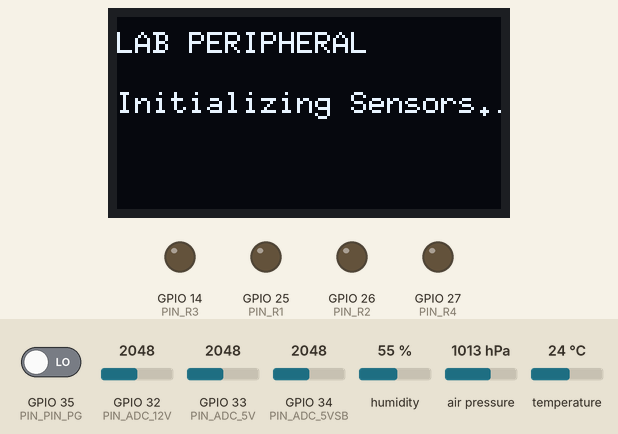
Simulated run of this sketch. Board: ESP32. Shown: 128×64 one-colour display, output pins drawn as LEDs (lit = HIGH). Inputs (shaded band) come from the test bench; at power-on: GPIO 35 (PIN_PIN_PG) LOW, humidity 55 %, GPIO 32 (PIN_ADC_12V) = 2048, GPIO 33 (PIN_ADC_5V) = 2048, GPIO 34 (PIN_ADC_5VSB) = 2048, air pressure 1013 hPa, temperature 24 °C (analog values on the 0–4095 scale). WiFi joins after 1.5 s; servers stay silent unless stated; no MQTT or app messages arrive unless stated.

Above: at 0.06 s.
2.8 s: GPIO 35 (PIN_PIN_PG) driven HIGH
At 4.0 s:
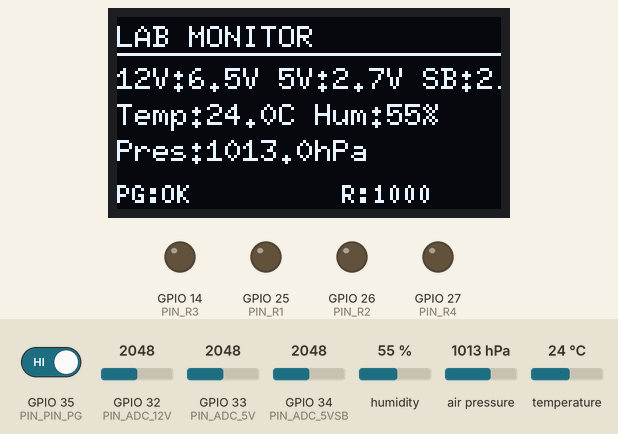
4.7 s: humidity set to 22 %
At 5.6 s:
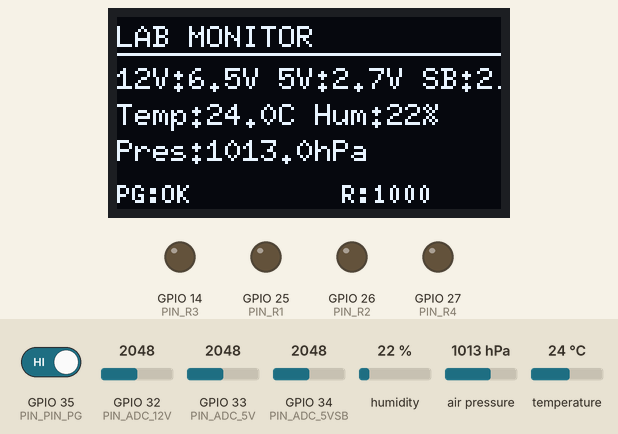
6.7 s: GPIO 32 (PIN_ADC_12V) set to 2866
At 8.4 s:
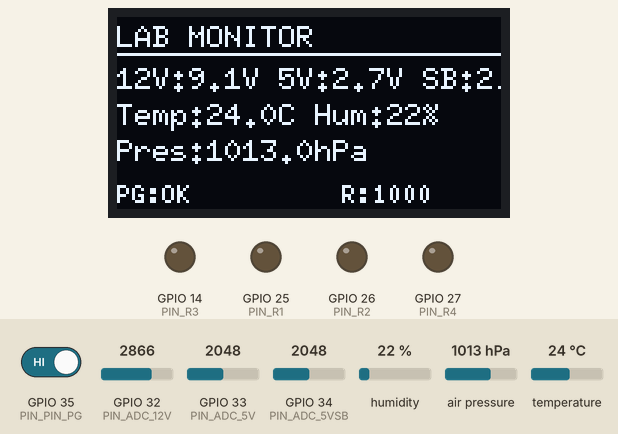
8.7 s: GPIO 33 (PIN_ADC_5V) set to 2866
At 9.9 s:
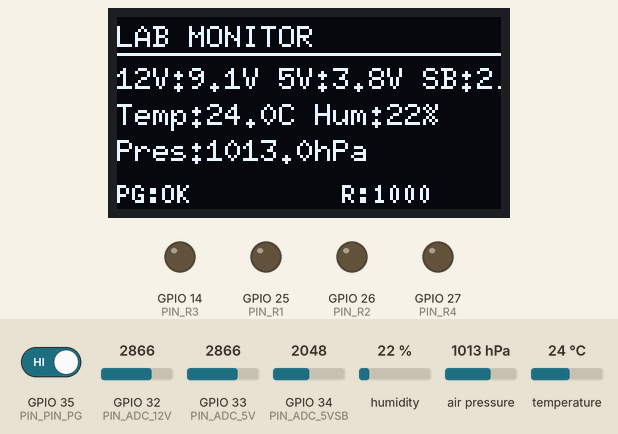
10.7 s: GPIO 34 (PIN_ADC_5VSB) set to 2866
12.7 s: air pressure set to 952 hPa
At 14.3 s:
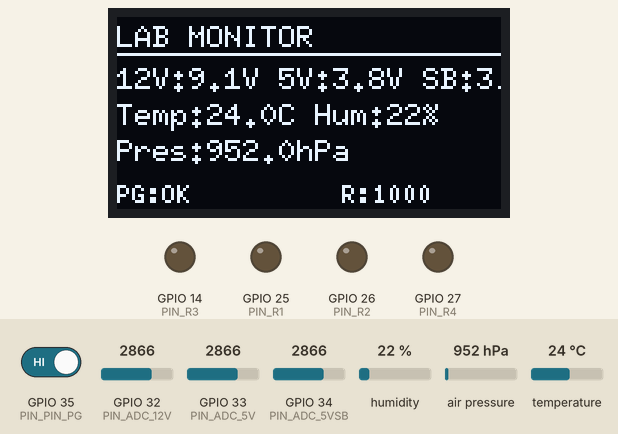
Timing chart, 0 to 15.7 s (numbered marks = the images above; inputs shaded):
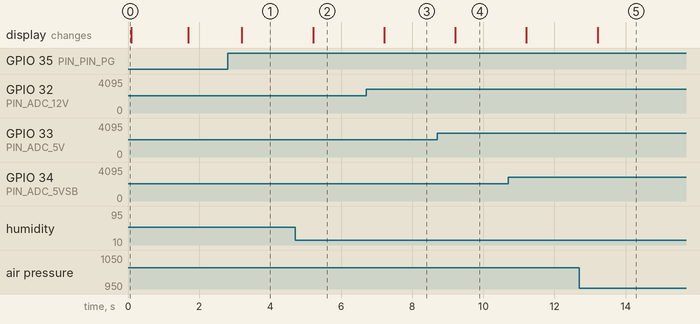

The sketch:

esp32_firmware.ino
```cpp
#include <WiFi.h>
#include <PubSubClient.h>
#include <U8g2lib.h>
#include <Wire.h>
#include <Adafruit_BMP280.h>
#include <Adafruit_AHTX0.h>
#include <ArduinoJson.h> // Dynamic JSON handling library
#include <ArduinoOTA.h>

// Network & MQTT config
const char* ssid         = "wifi-ssid";
const char* password     = "password";
const char* mqtt_server  = "server-ip";
const int mqtt_port      = 1883; // default

// MQTT Topic
const char* topic_telemetry = "lab/psu/1/telemetry";
const char* topic_status    = "lab/psu/1/status";
const char* topic_control   = "lab/control/1/#"; // Scoped to PSU ID 1

// --- Pin Definition (Relays) -> control relays by digital ouptut ---
#define PIN_R1 25 // main lamp
#define PIN_R2 26 // led at my desk
#define PIN_R3 14 // led at my rack
#define PIN_R4 27 // fan.. i guess?

// Voltage meter
#define PIN_ADC_12V     32
#define PIN_ADC_5V      33
#define PIN_ADC_5VSB    34
#define PIN_PIN_PG      35 // psu status (power good) -> digital read

// --- Initialize Sensor & Display ---
U8G2_SH1106_128X64_NONAME_F_HW_I2C u8g2(U8G2_R0, U8X8_PIN_NONE);
Adafruit_BMP280 bmp;
Adafruit_AHTX0 aht;

WiFiClient espClient;
PubSubClient client(espClient);

// --- Timing variable (Millis) ---
unsigned long lastTelemetryTime = 0;
unsigned long lastStatusTime    = 0;
const long telemetryInterval    = 500;  // 500ms for telemetry, Sensor, & OLED
const long statusInterval       = 1000; // 1s for actuator

// --- Data variables ---
float v12 = 0.0, v5 = 0.0, v5sb = 0.0;
float v12err = 1.0, v5err = 1.0, v5sberr = 1.0; // voltage measurements correction factor
bool pg_status = false;
float temperature = NAN, humidity = NAN, pressure = NAN;
bool ahtReady = false, bmpReady = false;

float readVoltage(int pin, float r1, float r2, float calibrationFactor) {
  int adcVal = analogRead(pin);

  // 4095.0 for ADC 12-bit ESP32
  float vOut = (adcVal * 3.3) / 4095.0;
  float rawVoltage = vOut * ((r1 + r2) / r2);
  return rawVoltage * calibrationFactor;
}

void setup_wifi() {
  delay(10);
  WiFi.begin(ssid, password);
  while (WiFi.status() != WL_CONNECTED) {
    delay(500);
  }
}

// mqtt callback or process incoming data
void callback(char* topic, byte* payload, unsigned int length) {
  String message;
  for (int i = 0; i < length; i++) { message += (char)payload[i]; }

  String strTopic = String(topic);

  if (strTopic.endsWith("R1")) {
    if (message == "1")  digitalWrite(PIN_R1, LOW); // active low for relay that on if signal input is low
    if (message == "0") digitalWrite(PIN_R1, HIGH);
  }
  else if (strTopic.endsWith("R2")) {
    if (message == "1")  digitalWrite(PIN_R2, HIGH);
    if (message == "0") digitalWrite(PIN_R2, LOW);
  }
  else if (strTopic.endsWith("R3")) {
    if (message == "1")  digitalWrite(PIN_R3, HIGH);
    if (message == "0") digitalWrite(PIN_R3, LOW);
  }
  else if (strTopic.endsWith("R4")) {
    if (message == "1")  digitalWrite(PIN_R4, HIGH);
    if (message == "0") digitalWrite(PIN_R4, LOW);
  }
  // Parsing Incoming JSON Correction Factors
  else if (strTopic.endsWith("CF")) {
    JsonDocument doc;
    DeserializationError error = deserializeJson(doc, message);

    if (!error) {
      if (doc.containsKey("v12"))   v12err   = doc["v12"];
      if (doc.containsKey("v5"))    v5err    = doc["v5"];
      if (doc.containsKey("v5sb"))  v5sberr  = doc["v5sb"];
    }
  }
  // Parsing Incoming JSON Bulk Controls via "/all"
  else if (strTopic.endsWith("all")) {
    JsonDocument doc;
    DeserializationError error = deserializeJson(doc, message);

    if (!error) {
      // Execute R1 (Active Low)
      if (doc.containsKey("R1")) {
        int r1_val = doc["R1"];
        digitalWrite(PIN_R1, (r1_val == 1) ? LOW : HIGH);
      }
      // Execute R2 (Active High)
      if (doc.containsKey("R2")) {
        int r2_val = doc["R2"];
        digitalWrite(PIN_R2, (r2_val == 1) ? HIGH : LOW);
      }
      // Execute R3 (Active High)
      if (doc.containsKey("R3")) {
        int r3_val = doc["R3"];
        digitalWrite(PIN_R3, (r3_val == 1) ? HIGH : LOW);
      }
      // Execute R4 (Active High)
      if (doc.containsKey("R4")) {
        int r4_val = doc["R4"];
        digitalWrite(PIN_R4, (r4_val == 1) ? HIGH : LOW);
      }
    }
  }
}

// void reconnect() {
//   while (!client.connected()) {
//     if (client.connect("ESP32_Lab_Controller")) {
//       client.subscribe(topic_control);
//     } else {
//       delay(2000);
//     }
//   }
// }

void reconnect() {
  static unsigned long lastReconnectAttempt = 0;
  unsigned long now = millis();

  if (!client.connected()) {
    if (now - lastReconnectAttempt > 5000) {
      lastReconnectAttempt = now;

      if (client.connect("ESP32_Lab_Controller")) {
        client.subscribe(topic_control);
      }
    }
  }
}

void updateDisplay() {
  u8g2.clearBuffer();
  u8g2.setFont(u8g2_font_6x10_tf);

  // Header (yellow)
  u8g2.drawStr(0, 10, "LAB MONITOR");
  u8g2.drawHLine(0, 12, 128);

  // row 1: Main voltage (blue)
  u8g2.setCursor(0, 24);
  u8g2.print("12V:" + String(v12, 1) + "V 5V:" + String(v5, 1) + "V SB:" + String(v5sb, 1) + "V");

  // row 2: environment data (temp & humidity)
  u8g2.setCursor(0, 36);
  if (ahtReady) {
    u8g2.print("Temp:" + String(temperature, 1) + "C Hum:" + String(humidity, 0) + "%");
  } else {
    u8g2.print("AHT20: ERROR");
  }

  // row 3: pressure & power good psu
  u8g2.setCursor(0, 48);
  if (bmpReady) {
    u8g2.print("Pres:" + String(pressure / 100.0, 1) + "hPa");
  } else {
    u8g2.print("BMP280: ERROR");
  }

  u8g2.setFont(u8g2_font_5x7_tf);

  // row 4: pg status & actuator status
  u8g2.setCursor(0, 62);
  u8g2.print("PG:" + String(pg_status ? "OK" : "FAIL"));

  // simplified actuators display
  u8g2.setCursor(75, 62);
  String actState = "R:" + String(digitalRead(PIN_R1) == LOW ? "1" : "0") +
                           String(digitalRead(PIN_R2) == HIGH ? "1" : "0") +
                           String(digitalRead(PIN_R3) == HIGH ? "1" : "0") +
                           String(digitalRead(PIN_R4) == HIGH ? "1" : "0");
  u8g2.print(actState); // results on screen: R:1000

  u8g2.sendBuffer();
}

void setup() {
  // 1. Init I2C Bus Hardware
  Wire.begin();

  // 2. Init OLED & show status booting
  u8g2.begin();
  u8g2.clearBuffer();
  u8g2.setFont(u8g2_font_6x10_tf);
  u8g2.drawStr(0, 12, "LAB PERIPHERAL");
  u8g2.drawStr(0, 32, "Initializing Sensors...");
  u8g2.sendBuffer();

  // 3. Init I2C Sensor
  ahtReady = aht.begin();
  bmpReady = bmp.begin(); // default address BMP280 library Adafruit is 0x77

  u8g2.clearBuffer();
  u8g2.drawStr(0, 12, "LAB PERIPHERAL");
  u8g2.drawStr(0, 32, "Connecting WiFi...");
  u8g2.sendBuffer();

  // 4. Setup Pin actuator mode
  pinMode(PIN_R1, OUTPUT);
  digitalWrite(PIN_R1, LOW); // Default OFF (Active Low), keep this, i want this to default ON

  pinMode(PIN_R2, OUTPUT);
  digitalWrite(PIN_R2, LOW);

  pinMode(PIN_R3, OUTPUT);
  digitalWrite(PIN_R3, LOW);

  pinMode(PIN_R4, OUTPUT);
  digitalWrite(PIN_R4, LOW);

  pinMode(PIN_PIN_PG, INPUT);
  analogReadResolution(12);

  // 5. Connect Network & MQTT Broker
  setup_wifi();
  client.setServer(mqtt_server, mqtt_port);
  client.setCallback(callback);

  ArduinoOTA.setHostname("ESP32_Lab_PSU_1"); // The name that will appear in the Arduino IDE
  ArduinoOTA.setPassword("password");     // Optional: Give a password so that not just anyone can flash it.

  ArduinoOTA.onStart([]() {
    u8g2.clearBuffer();
    u8g2.drawStr(0, 12, "OTA UPDATE");
    u8g2.drawStr(0, 32, "Receiving firmware...");
    u8g2.sendBuffer();
  });

  ArduinoOTA.onEnd([]() {
    u8g2.clearBuffer();
    u8g2.drawStr(0, 12, "OTA UPDATE");
    u8g2.drawStr(0, 32, "Update Success!");
    u8g2.drawStr(0, 48, "Rebooting...");
    u8g2.sendBuffer();
  });

  ArduinoOTA.onProgress([](unsigned int progress, unsigned int total) {
    u8g2.clearBuffer();
    u8g2.drawStr(0, 12, "OTA UPDATE");
    u8g2.setCursor(0, 32);
    u8g2.print("Progress: " + String(progress / (total / 100)) + "%");
    u8g2.sendBuffer();
  });

  ArduinoOTA.onError([](ota_error_t error) {
    u8g2.clearBuffer();
    u8g2.drawStr(0, 12, "OTA ERROR");
    u8g2.sendBuffer();
  });

  ArduinoOTA.begin();

}

void loop() {
  ArduinoOTA.handle();

  if (!client.connected()) {
    reconnect();
  }
  client.loop();

  unsigned long currentMillis = millis();

  // Task 1: read sensor, Update Screen & Telemetry MQTT (500ms)
  if (currentMillis - lastTelemetryTime >= telemetryInterval) {
    lastTelemetryTime = currentMillis;

    // read PSU electrical parameter
    v12  = readVoltage(PIN_ADC_12V, 15100.0, 5100.0, v12err);
    v5   = readVoltage(PIN_ADC_5V, 10000.0, 15100.0, v5err);
    v5sb = readVoltage(PIN_ADC_5VSB, 10000.0, 15100.0, v5sberr);
    pg_status = digitalRead(PIN_PIN_PG);

    // read environment data if sensors are ok
    if (ahtReady) {
      sensors_event_t humidity_event, temp_event;
      aht.getEvent(&humidity_event, &temp_event);
      temperature = temp_event.temperature;
      humidity = humidity_event.relative_humidity;
    }
    if (bmpReady) {
      pressure = bmp.readPressure();
    }

    // JSON payload, telemetry publish
    String payload = "{\"12v\":" + String(v12, 2) +
                     ",\"5v\":" + String(v5, 2) +
                     ",\"5vsb\":" + String(v5sb, 2) +
                     ",\"pg\":" + String(pg_status) +
                     ",\"env\":{\"temp\":" + String(temperature, 2) +
                     ",\"hum\":" + String(humidity, 2) +
                     ",\"pres\":" + String(pressure / 100.0, 2) + "}}";

    client.publish(topic_telemetry, payload.c_str());
    updateDisplay();
  }

  // Task 2: actuator status and correction factor to broker (1000ms / 1s)
  if (currentMillis - lastStatusTime >= statusInterval) {
    lastStatusTime = currentMillis;

    // Combined JSON string including Relays state and live Active Correction Factors (CF)
    String statusPayload = "{\"R1\":" + String(digitalRead(PIN_R1) == LOW ? "1" : "0") +
                           ",\"R2\":" + String(digitalRead(PIN_R2) == HIGH ? "1" : "0") +
                           ",\"R3\":" + String(digitalRead(PIN_R3) == HIGH ? "1" : "0") +
                           ",\"R4\":" + String(digitalRead(PIN_R4) == HIGH ? "1" : "0") +
                           ",\"cf\":{\"v12\":" + String(v12err, 4) +
                           ",\"v5\":" + String(v5err, 4) +
                           ",\"v5sb\":" + String(v5sberr, 4) + "}}";

    client.publish(topic_status, statusPayload.c_str());
  }
}
```

Measured:
- after the input at 2.8 s, the display: changes after 0.40 s (image 1)
- after the input at 4.7 s, the display: changes after 0.51 s (image 2)
- after the input at 6.7 s, the display: changes after 0.51 s (image 3)
- after the input at 8.7 s, the display: changes after 0.51 s (image 4)
- after the input at 12.7 s, the display: changes after 0.51 s (image 5)
